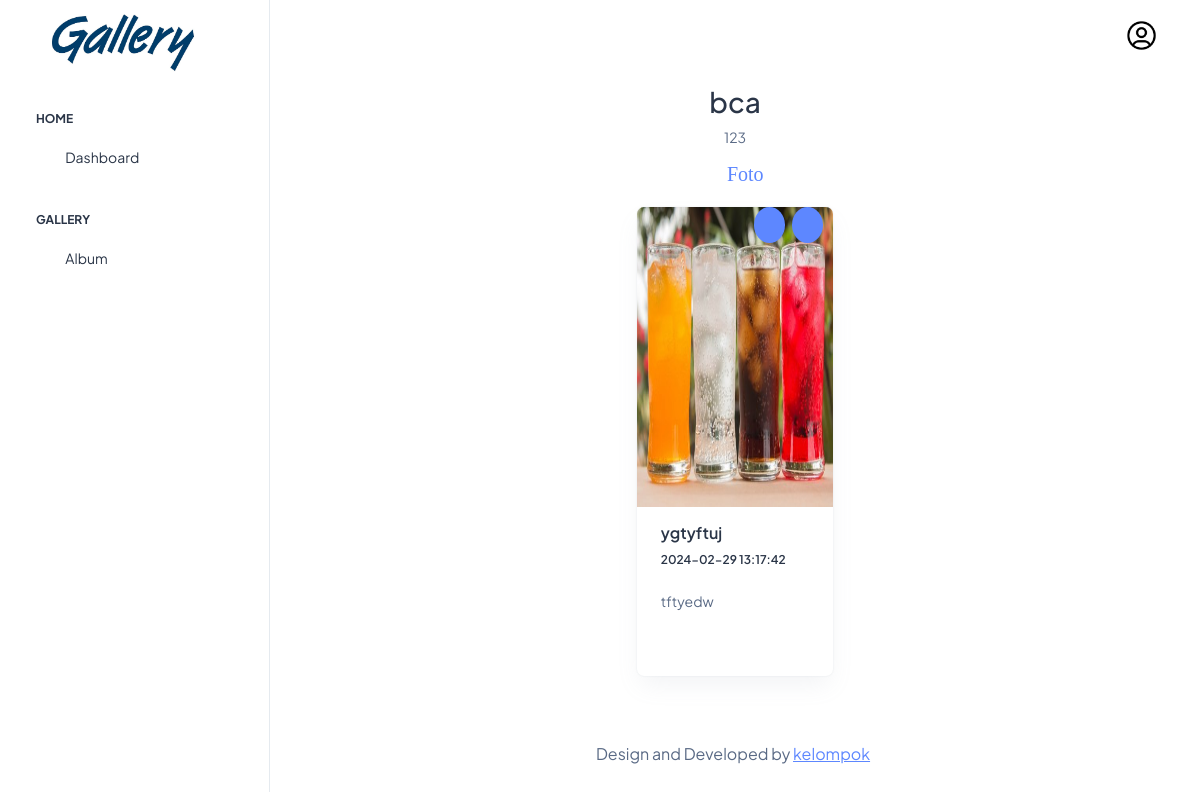
/views/foto.php?albumid=72 (signed in), run on the app's committed database.
### tables this page shows
CREATE TABLE `album` (
  `albumid` int(11) NOT NULL,
  `namaalbum` varchar(255) NOT NULL,
  `deskripsi` text NOT NULL,
  `tanggaldibuat` datetime NOT NULL,
  `photo` text NOT NULL,
  `userid` int(11) NOT NULL
);

CREATE TABLE `foto` (
  `fotoid` int(11) NOT NULL,
  `judulfoto` varchar(255) NOT NULL,
  `deskripsifoto` text NOT NULL,
  `tanggalunggah` datetime NOT NULL,
  `lokasifile` text NOT NULL,
  `albumid` int(11) NOT NULL,
  `userid` int(11) NOT NULL
);

### controllers/c_conn.php (called while the page is built)
<?php
class c_conn {
    public function conn() {
        $conn = mysqli_connect("localhost", "root", "", "gallery");
        return $conn;
    }
}

### controllers/c_album.php (called while the page is built, shortened)
<?php
include_once "c_conn.php";
class c_album{
    public function edit($albumid){
        $conn = new c_conn();
        $query = mysqli_query($conn->conn(),"SELECT * FROM album WHERE albumid = $albumid");
        while ($row = mysqli_fetch_object($query)) {
            $rows[] = $row;
        }
        return $rows;
    }
}
?>

### controllers/c_foto.php (called while the page is built, shortened)
<?php
include_once "c_conn.php";
class c_foto{
    public function read($albumid){
        $conn = new c_conn();
        $query = "SELECT * FROM foto WHERE albumid='$albumid' ORDER BY fotoid DESC";
        $data = mysqli_query($conn->conn(), $query);
        while ($row = mysqli_fetch_object($data)) {
            $rows[] = $row;
        }
        if (!empty($rows)) {
            return $rows;
        }
    }
}
?>

### views/foto.php (the view)
<?php
include_once "template/header.php";
include_once "template/sidebar.php";
include_once "../controllers/c_album.php";
include_once "../controllers/c_foto.php";
$baru = new c_album();
$foto = new c_foto();
?>
      <div class="container-fluid">
        <div class="row">
          <?php foreach ($baru->edit($_GET["albumid"]) as $read) : ?>
            <div class="page-header d-flex align-items-center">
              <div class="container position-relative">
                 <div class="row d-flex justify-content-center">
                    <div class="col-lg-6 text-center">
                        <h2><?= $read->namaalbum ?></h2>
                        <p><?= $read->deskripsi ?></p>
                   <?php
                   if($_SESSION['userid'] == $read->userid){
                  ?>
                  <a class="cta-btn" href="tambahfoto.php?albumid=<?php echo $_GET['albumid'];?>"><i class="ti ti-plus fs-6"> Foto</i></a>
                  <?php
                  }
                 ?>
                   </div>
                 </div>
             </div>
          </div>
          <?php endforeach; ?>
             <main id="main" data-aos="fade" data-aos-delay="1500">
             <br>
        <div class="row">
            <?php if (empty($foto->read($_GET['albumid']))) {
            echo'<h3 class="text-secondary"> tidak memiliki foto';
           }else{ ?>
          <section id="gallery" class="gallery">
       <div class="container-fluid">
         <div class="row gy-4 justify-content-center">
           <?php foreach ($foto->read($_GET['albumid']) as $read) : ?>
          <div class="col-sm-6 col-xl-3">
            <div class="card overflow-hidden rounded-2">
              <div class="position-relative">
                <?php
               if($_SESSION['userid'] == $read->userid){
                 ?>
                <a href="editfoto.php?fotoid=<?= $read->fotoid?>" class="bg-primary rounded-circle p-2 text-white d-inline-flex position-absolute bottom-4 end-0 mb-n6 me-5" data-bs-toggle="tooltip" data-bs-placement="" data-bs-title=""><i class="ti ti-pencil fs-6"></i></a>
                <a href="../routers/r_foto.php?fotoid=<?= $read->fotoid?>&aksi=delete&albumid=<?= $read->albumid?>" onclick="return confirm('Yakin ingin menghapus data ini?')"  class="bg-primary rounded-circle p-2 text-white d-inline-flex position-absolute bottom-4 end-0 mb-n8 me-8" data-bs-toggle="tooltip" data-bs-placement="" data-bs-title=""><i class="ti ti-trash fs-6"></i></a>
                <?php
                }
               ?>
                <a href="dfoto.php?fotoid=<?= $read->fotoid ?>"><img src="../assets/images/<?= $read->lokasifile ?>" height="300px" width="200px" class="card-img-top rounded-0" alt="..."></a>
                </div>
             <div class="card-body pt-3 p-4">
                <h6 class="fw-semibold fs-4"><?= $read->judulfoto?></h6>
                <h4 class="fw-semibold fs-2 mb-0"><?= $read->tanggalunggah ?><span class="ms-2 fw-normal text-muted fs-3"></h4>
             <div class="d-flex align-items-center justify-content-between">
               <ul class="list-unstyled d-flex align-items-center mb-0">
                   <p class="py-4">
                  <?= $read->deskripsifoto ?>
                  </p>
               </ul>
                </div>
              </div>
            </div>
          </div>
          <?php endforeach; ?>
          <?php } ?>
     </body>
 </html>
<?php
include_once "template/footer.php";
?>

### data on the page
album: namaalbum "bca", deskripsi "123"
foto: lokasifile (picture), judulfoto "ygtyftuj", tanggalunggah "2024-02-29 13:17:42", deskripsifoto "tftyedw"
